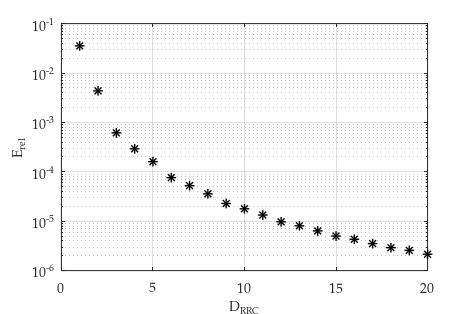

MATLAB code to generate this figure:

values = 1000;
R = 0.35;
T_s = 1;


group_delay = 5;
upsampling = 64;

for group_delay = 1:20
t = linspace(-group_delay,group_delay,2*group_delay*upsampling+1);


h_rrc = 4*R*(cos((1+R)*pi*t/T_s) + (sin((1-R)*pi*t/T_s) ./ (4*R*t/T_s))) ./ (pi*sqrt(T_s).*(1-(4*R*t/T_s).^2));
zero_ind = group_delay*upsampling+1;
h_rrc(zero_ind) = (4*R+(1-R)*pi)/(pi*T_s);

%plot(t,h_rrc)

E = sum(h_rrc.^2)/upsampling;

E_rel(group_delay) = 1-E;
end

%% Plot results

plot_fontname = 'Palatino';
plot_fontsize = 10;
width = 12;
height = 8;
factor_width = 2;
factor_height = 2;

figure_obj = figure('Units','centimeters',...
       'Position',[2 2 width height]);
   
set(figure_obj,'PaperUnits','centimeters');
set(figure_obj,'PaperSize',[width height]);

semilogy(1:20,E_rel,'*')
grid on;
%axis([-100 100 -100 30]);
xlabel('D_{RRC}','FontName',plot_fontname,'FontSize',plot_fontsize);
ylabel('E_{rel}','FontName',plot_fontname,'FontSize',plot_fontsize);
set(gca,'FontName',plot_fontname,'FontSize',plot_fontsize);
hold on;

set(findobj('Type','line'),'Markersize',7,'Linewidth',1,'MarkerEdgeColor','black');


set(gcf,'PaperPositionMode','auto')
print -dpdf ..\figures\RRC_group_delay.pdf




